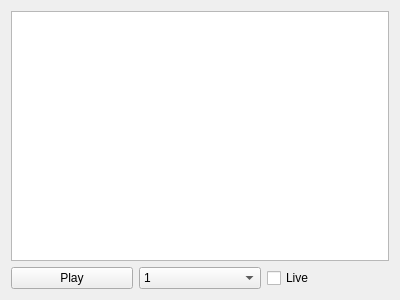
<?xml version="1.0" encoding="UTF-8"?>
<ui version="4.0">
 <class>VideoPlayerWidget</class>
 <widget class="QFrame" name="VideoPlayerWidget">
  <property name="geometry">
   <rect>
    <x>0</x>
    <y>0</y>
    <width>400</width>
    <height>300</height>
   </rect>
  </property>
  <property name="windowTitle">
   <string>Frame</string>
  </property>
  <layout class="QHBoxLayout" name="horizontalLayout">
   <item>
    <layout class="QVBoxLayout" name="camFrameVLayout">
     <item>
      <layout class="QVBoxLayout" name="viewTypeSelectorLayout"/>
     </item>
     <item>
      <widget class="QGraphicsView" name="graphicsView"/>
     </item>
     <item>
      <layout class="QHBoxLayout" name="settingsHLayout">
       <item>
        <widget class="QPushButton" name="btnPlay">
         <property name="text">
          <string>Play</string>
         </property>
        </widget>
       </item>
       <item>
        <widget class="QComboBox" name="speedSelector">
         <property name="currentIndex">
          <number>3</number>
         </property>
         <item>
          <property name="text">
           <string>0.25</string>
          </property>
         </item>
         <item>
          <property name="text">
           <string>0.5</string>
          </property>
         </item>
         <item>
          <property name="text">
           <string>0.75</string>
          </property>
         </item>
         <item>
          <property name="text">
           <string>1</string>
          </property>
         </item>
         <item>
          <property name="text">
           <string>2</string>
          </property>
         </item>
         <item>
          <property name="text">
           <string>4</string>
          </property>
         </item>
         <item>
          <property name="text">
           <string>16</string>
          </property>
         </item>
        </widget>
       </item>
       <item>
        <widget class="QCheckBox" name="checkBoxLive">
         <property name="text">
          <string>Live</string>
         </property>
        </widget>
       </item>
      </layout>
     </item>
     <item>
      <layout class="QVBoxLayout" name="navigatorLayout"/>
     </item>
    </layout>
   </item>
  </layout>
 </widget>
 <resources/>
 <connections/>
</ui>
